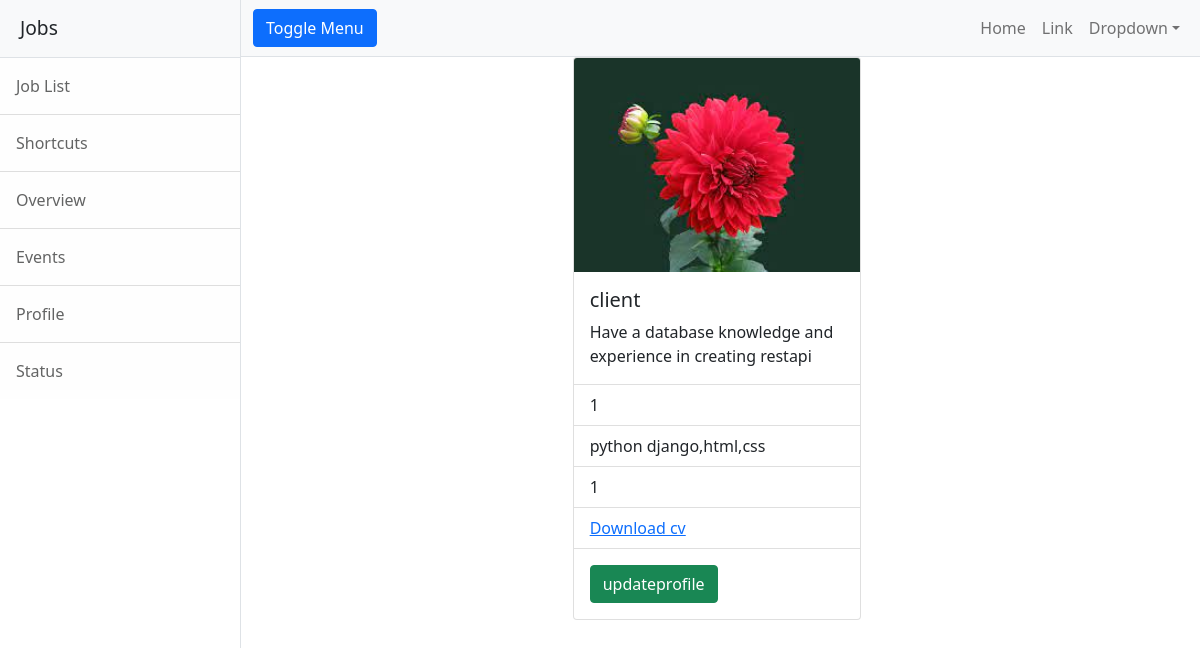
/candidates/profile/details (signed in), run on the app's committed database.
### employer/models.py (models this page shows)
class User(AbstractUser):
    options=(
             ("employer","employer"),
             ("candidate","candidate")
             )
    role=models.CharField(max_length=120,choices=options,default="candidate")
    phone=models.CharField(max_length=12,null=True)

### candidates/models.py (models this page shows)
class CandidateProfile(models.Model):
    user=models.OneToOneField(User,on_delete=models.CASCADE,related_name="candidate")
    profile_pic=models.ImageField(upload_to="candprofiles")
    resume=models.FileField(upload_to="cvs",null=True)
    qualification=models.CharField(max_length=120)
    skills=models.CharField(max_length=120)
    experience=models.PositiveIntegerField(default=0)

### candidates/views.py (the view)
# urls.py: path("profile/details",views.CandidateProfileDetailView.as_view(),name="cand-profdetatil"),
class CandidateProfileDetailView(TemplateView):
     template_name="candidate/can-profiledetail.html"

### candidates/templates/candidate/can-profiledetail.html
{%extends 'candidate/base.html'%}
{%load static%}
{%block body_block%}
<div class="row">
    <div class="col-4"></div>
    <div class="col-4">
        <div class="card" style="width: 18rem;">
  <img src="{{request.user.candidate.profile_pic.url}}" class="card-img-top" alt="...">
  <div class="card-body">
    <h5 class="card-title">{{request.user.first_name}}</h5>
    <p class="card-text">Have a database knowledge and experience in creating restapi</p>
  </div>
  <ul class="list-group list-group-flush">
    <li class="list-group-item">{{request.user.candidate.qualification}}</li>
    <li class="list-group-item">{{request.user.candidate.skills}}</li>
    <li class="list-group-item">{{request.user.candidate.experience}}</li>
      <li class="list-group-item"><a href="{{request.user.candidate.resume.url}}">Download cv</a></li>
  </ul>
  <div class="card-body">
    <a href="{%url 'cand-editview'%}"  class="btn btn-success">updateprofile</a>
  </div>
</div>
    </div>
</div>
{%endblock%}

### data on the page
User: user.candidate.profile_pic (picture), user.first_name "client", user.candidate.qualification "1", user.candidate.skills "python django,html,css", user.candidate.experience "1"
